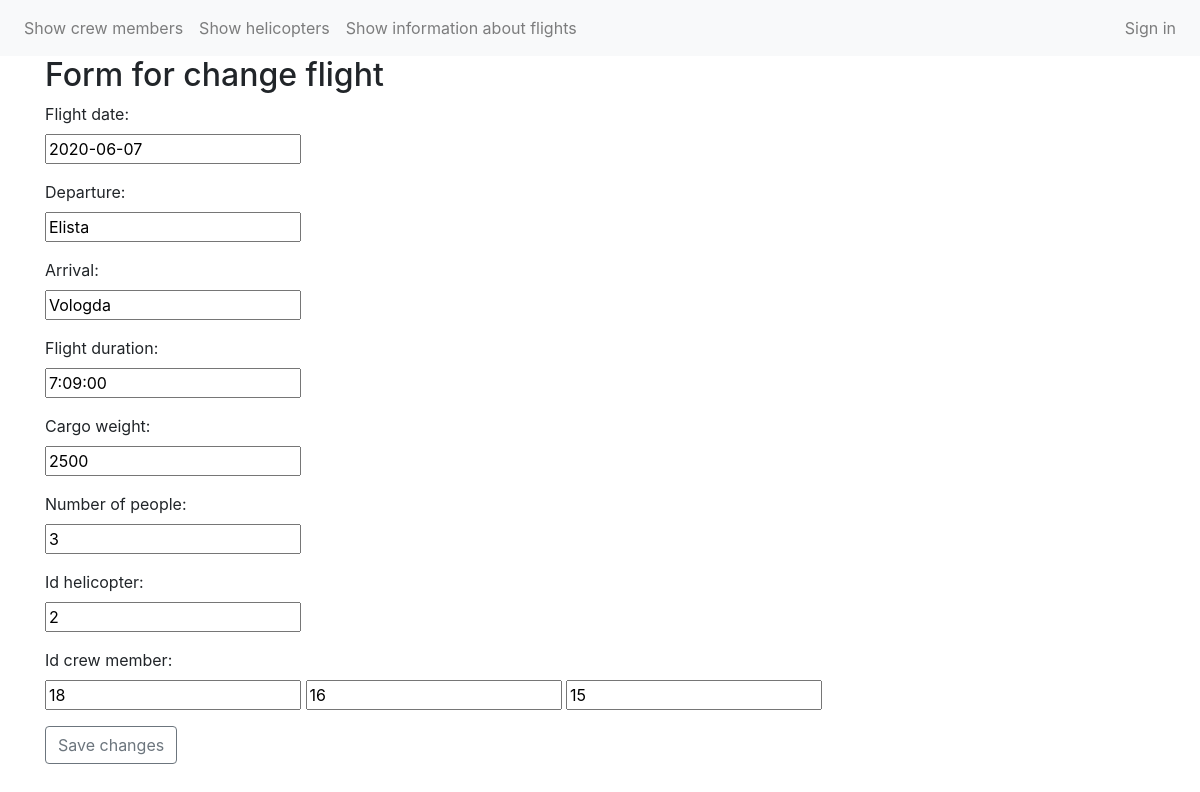
The page /edit_flight/33/ on the database its author committed.
### app/models.py (models this page shows)
class flight_information(models.Model):
    flight_date = models.DateField()
    cargo_weight = models.IntegerField()
    number_of_people = models.IntegerField()
    flight_duration = models.TimeField()
    departure = models.CharField(max_length=50)
    arrival = models.CharField(max_length=50)
    status = models.BooleanField(default=False)
    id_helicopter = models.IntegerField(null=True, blank=True)
    id_crew_member_1 = models.IntegerField(null=True, blank=True)
    id_crew_member_2 = models.IntegerField(null=True, blank=True)
    id_crew_member_3 = models.IntegerField(null=True, blank=True)

### app/views.py (the view)
# urls.py: path('edit_flight/<int:flight_id>/', edit_flight, name='edit_flight_url'),
def edit_flight(request, flight_id):
    try:
        c = flight_information.objects.get(id=flight_id)
        return render(request, "edit_flight.html", {'c': c})
    except flight_information.DoesNotExist:
        return HttpResponseNotFound("<h2>Flight not found</h2>")

### templates/edit_flight.html (shortened to what this page needs)
{% extends 'base.html' %}
{% block content %}
<div class="container">
        <div class="form-sec">
        <h2> Form for change flight</h2>
            <div class="form-group">
            <form method="POST" action="/edit_flight" enctype="multipart/form-data">
            <div class="form-group">
                <p>
                    <label>Flight date:</label><br>
                    <input type="text" name="form.flight_date" value="{{c.flight_date|date:'Y-m-d'}}"/>
                </p>
                <p>
                    <label>Departure:</label><br>
                    <input  type="text" name="form.departure" value="{{c.departure}}"/>
                </p>
                <p>
                    <label>Arrival:</label><br>
                    <input type="text" name="form.arrival" value="{{c.arrival}}"/>
                </p>
                <p>
                    <label>Flight duration:</label><br>
                    <input type="text" name="form.flight_duration" value="{{c.flight_duration|time:'G:i:s'}}"/>
                </p>
                <p>
                    <label>Cargo weight:</label><br>
                    <input type="text" name="form.cargo_weight" value="{{c.cargo_weight}}"/>
                </p>
                <p>
                    <label>Number of people:</label><br>
                    <input type="text" name="form.number_of_people" value="{{c.number_of_people}}"/>
                </p>
                <p>
                    <label>Id helicopter:</label><br>
                    <input type="text" name="form.id_helicopter" value="{{c.id_helicopter}}"/>
                </p>
                <p>
                    <label>Id crew member:</label><br>
                    <input type="text" name="form.id_crew_member_1" value="{{c.id_crew_member_1}}"/>
                    <input type="text" name="form.id_crew_member_2" value="{{c.id_crew_member_2}}"/>
                    <input type="text" name="form.id_crew_member_3" value="{{c.id_crew_member_3}}"/>
                </p>
            </div>
            <button type="submit" class="btn btn-outline-secondary" class="btn btn-default">Save changes</button>
        </form>
    </div>
        </div>
</div>
{% endblock %}

### rows shown on the page
flight_information: flight_date "2020-06-07", departure "Elista", arrival "Vologda", flight_duration "7:09:00", cargo_weight "2500", number_of_people "3", id_helicopter "2", id_crew_member_1 "18", id_crew_member_2 "16", id_crew_member_3 "15"
